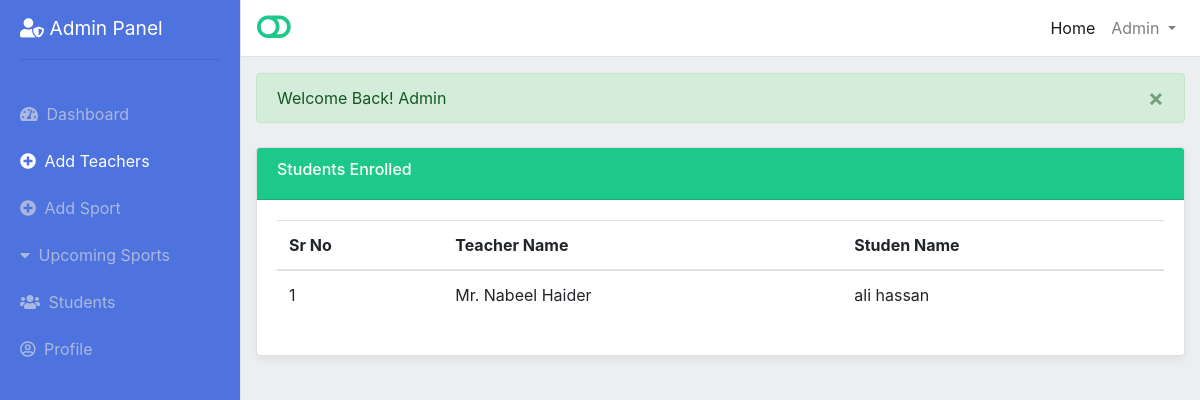
The app's page /admin/view-teacher-enroll-students.php?id=11 (signed in), older data.
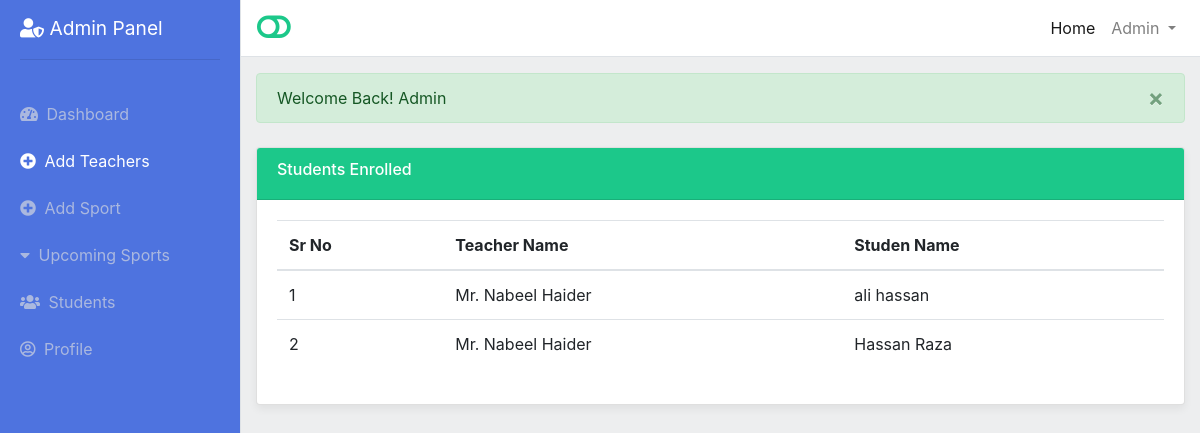
The same page, newer data.
### tables this page shows
CREATE TABLE `teacher_enroll` (
  `id` int(11) NOT NULL,
  `student_name` varchar(255) NOT NULL,
  `student_email` varchar(255) NOT NULL,
  `teacher` varchar(255) NOT NULL,
  `sport` varchar(255) NOT NULL,
  `status` text DEFAULT NULL,
  `teacher_id` int(11) NOT NULL,
  `user_id` int(11) NOT NULL,
  `sport_id` int(11) NOT NULL
);

### admin/view-teacher-enroll-students.php (the view, shortened to what this page needs)
<?php require_once '../include/config/config.php'; ?>
<!DOCTYPE html>
<html lang="en">
<head>
    <link href="../assets/css/bootstrap.min.css" rel="stylesheet">
	<link href="../assets/fontawesome-free/css/all.min.css" rel="stylesheet">
	<link rel="stylesheet" href="../portal-assets/css/simple-sidebar.css?v=<?php echo time(); ?>">
</head>
<body>
	<div class="d-flex" id="wrapper">
		<div class="bg-light border-right" id="sidebar-wrapper">
			<div class="sidebar-heading "> <i class="fas fa-user-shield"></i> Admin Panel
				<hr>
			</div>
			<div class="list-group list-group-flush">
				<a href="index.php" class="list-group-item list-group-item-action  ">
					<span class="mr-1"> <i class="fas fa-tachometer-alt"></i> </span> Dashboard
				</a>
				<a href="add-teachers.php" class="list-group-item list-group-item-action active">
					<span class="mr-1"> <i class="fa fa-plus-circle"></i> </span> Add Teachers
				</a>
				<a href="add-sports.php" class="list-group-item list-group-item-action  ">
					<span class="mr-1"> <i class="fa fa-plus-circle"></i> </span> Add Sport
				</a>
				<a href="upcoming-sport.php" class="list-group-item list-group-item-action ">
					<span class="mr-1"> <i class="fa fa-caret-down" aria-hidden="true"></i> </span> Upcoming Sports
				</a>
				<a href="students.php" class="list-group-item list-group-item-action ">
					<span class="mr-1"> <i class="fas fa-users"></i> </span> Students
				</a>
				<a href="admin-profile.php" class="list-group-item list-group-item-action ">
					<span class="mr-1"> <i class="far fa-user-circle"></i> </span> Profile
				</a>
			</div>
		</div>
		<div id="page-content-wrapper">
			<nav class="navbar navbar-expand-lg navbar-light bg-light border-bottom">
				<a href="#" id="menu-toggle"> <i class="fas fa-toggle-off toggler-fa "></i> </a>
				<div class="collapse navbar-collapse" id="navbarSupportedContent">
					<ul class="navbar-nav ml-auto mt-2 mt-lg-0">
						<li class="nav-item active">
							<a class="nav-link" href="../index.php">Home <span class="sr-only">(current)</span></a>
						</li>
						<li class="nav-item dropdown">
							<a class="nav-link dropdown-toggle" href="#" id="navbarDropdown" role="button" data-toggle="dropdown" aria-haspopup="true"
								aria-expanded="false">
								<?php  echo $_SESSION['adminName']  ?>
							</a>
						</li>
					</ul>
				</div>
			</nav>
			<div class="container-fluid">
				<div class="my-3">
				</div>
				<div class="card my-4">
					<div class="card-header bg-success ">
						<h6>Students Enrolled</h6>
					</div>
					<div class="card-body">
						<div class="table-responsive">
							<table class="table">
								<thead>
									<tr>
										<th>Sr No</th>
										<th>Teacher Name</th>
										<th>Studen Name</th>
									</tr>
								</thead>
								<tbody>
									<?php
                            $TeacherIDFromURL = $_GET['id'];
                            $viewStudents = " SELECT student_name, teacher FROM teacher_enroll WHERE teacher_id = '$TeacherIDFromURL' ";
                            $executeViewStudents = mysqli_query($Connection, $viewStudents);
                            $srn = 0;
                            while ($datarows = mysqli_fetch_array($executeViewStudents)) {
                                $studenName = $datarows['student_name'];
                                $teacherName = $datarows['teacher'];
                                $srn++; ?>
									<tr>
										<td> <?php echo $srn; ?> </td>
										<td><?php echo $teacherName  ?></td>
										<td> <?php echo $studenName ?> </td>
									</tr>
									<?php
                            } ?>
								</tbody>
							</table>
						</div>
					</div>
				</div>
			</div>
		</div>
</body>
</html>

Row changes from the older to the newer data that the page shows:
added teacher_enroll: teacher "Mr. Nabeel Haider", student_name "Hassan Raza"
